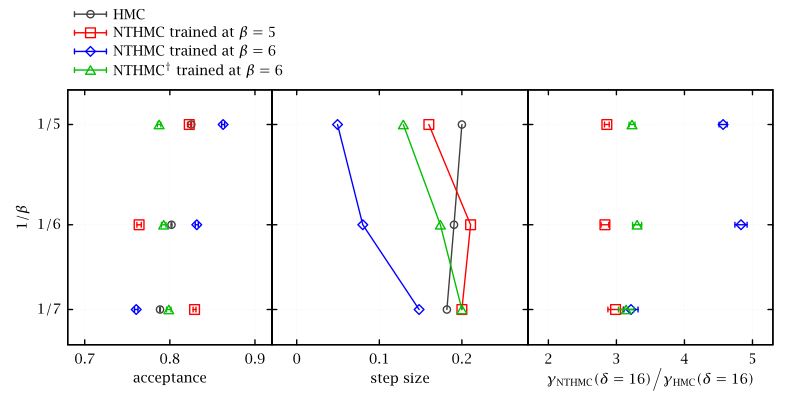

This figure's gnuplot source:
set grid lc rgb '#f0f0f0'

set tmargin 6.5
set bmargin 4
set lmargin 10
set rmargin 0

set log y
set yrange [0.134:0.213]
set multiplot

set origin 0.0,0
set size 0.34,1

set key tmargin left Left reverse
set ytics ('$1/5$' 1./5, '$1/6$' 1./6, '$1/7$' 1./7)
set ylabel '$1/\beta$'
set xlabel 'acceptance'
set xrange [0.68:0.92]
set xtics 0.1
plot\
	"<grep -Ev '^(#|$)' ../../u1_2d/stats/s_hmc_l64_params_accept_post_train   |paste - - - -" u 8:(1./$2):10 w xerror t 'HMC',\
	"<grep -Ev '^(#|$)' ../../u1_2d/stats/s_nthmc_l64_b5_accept_post_train     |paste - - - -" u 8:(1./$2):10 w xerror t 'NTHMC trained at $\beta=5$',\
	"<grep -Ev '^(#|$)' ../../u1_2d/stats/s_nthmc_l64_b6_accept_post_train     |paste - - - -|head -n1;grep -Ev '^(#|$)' ../../u1_2d/stats/s_nthmc_l64_b6_startb6_accept_post_train     |paste - - - -|head -n1;grep -Ev '^(#|$)' ../../u1_2d/stats/s_nthmc_l64_b6_startb7_accept_post_train     |paste - - - -" u 8:(1./$2):10 w xerror t 'NTHMC trained at $\beta=6$',\
	"<grep -Ev '^(#|$)' ../../u1_2d/stats/s_nthmc_l64_b6_5cn8_5cn10_lr1e-5_accept_post_train |paste - - - -" u 8:(1./$2):10 w xerror t 'NTHMC$^\dag$ trained at $\beta=6$'

set origin 0.34,0
set size 0.32,1

set lmargin 0

unset key
set ytics ('' 1./5, '' 1./6, '' 1./7)
unset ylabel
set xlabel 'step size'
set xrange [-0.03:0.28]
set xtics 0.1
plot\
	"<paste - - <../../u1_2d/stats/s_hmc_l64_params_stepsize_train   |awk '$2>=5&&$2<=7'" u 4:(1./$2) w lp t '',\
	"<paste - - <../../u1_2d/stats/s_nthmc_l64_b5_stepsize_train     |awk '$2>=5&&$2<=7'" u 4:(1./$2) w lp t '',\
	"<paste - - <../../u1_2d/stats/s_nthmc_l64_b6_stepsize_train     |awk '$2>=5&&$2<=5'; paste - - <../../u1_2d/stats/s_nthmc_l64_b6_startb6_stepsize_train     |awk '$2>=6&&$2<=6'; paste - - <../../u1_2d/stats/s_nthmc_l64_b6_startb7_stepsize_train     |awk '$2>=7&&$2<=7'" u 4:(1./$2) w lp t '',\
	"<paste - - <../../u1_2d/stats//s_nthmc_l64_b6_5cn8_5cn10_lr1e-5_stepsize_train |awk '$2>=5&&$2<=7'" u 4:(1./$2) w lp t ''

set origin 0.66,0
set size 0.34,1

set rmargin 4

set xlabel '$\gamma_{\text{NTHMC}}(\delta=16)\Big/\gamma_{\text{HMC}}(\delta=16)$
set xrange [1.7:5.3]
set xtics 1
plot\
	"<for b in 5 6 7;do ./get_dq2_hmc_scaled_b_v_d $b 64 4; ./get_dq2_hmc_scaled_b_v_d $b 64 4 s_nthmc_l64_b5;done|paste - -" u ($5/$2):(1./$1):($5/$2*sqrt(($3/$2)**2+($6/$5)**2)) w xerror lt 2 t '',\
	"<(./get_dq2_hmc_scaled_b_v_d 5 64 4; ./get_dq2_hmc_scaled_b_v_d 5 64 4 s_nthmc_l64_b6;./get_dq2_hmc_scaled_b_v_d 6 64 4; ./get_dq2_hmc_scaled_b_v_d 6 64 4 s_nthmc_l64_b6_startb6;./get_dq2_hmc_scaled_b_v_d 7 64 4; ./get_dq2_hmc_scaled_b_v_d 7 64 4 s_nthmc_l64_b6_startb7)|paste - -" u ($5/$2):(1./$1):($5/$2*sqrt(($3/$2)**2+($6/$5)**2)) w xerror lt 3 t '',\
	"<for b in 5 6 7;do ./get_dq2_hmc_scaled_b_v_d $b 64 4; ./get_dq2_hmc_scaled_b_v_d $b 64 4 s_nthmc_l64_b6_5cn8_5cn10_lr1e-5;done|paste - -" u ($5/$2):(1./$1):($5/$2*sqrt(($3/$2)**2+($6/$5)**2)) w xerror lt 4 t ''
unset multiplot
